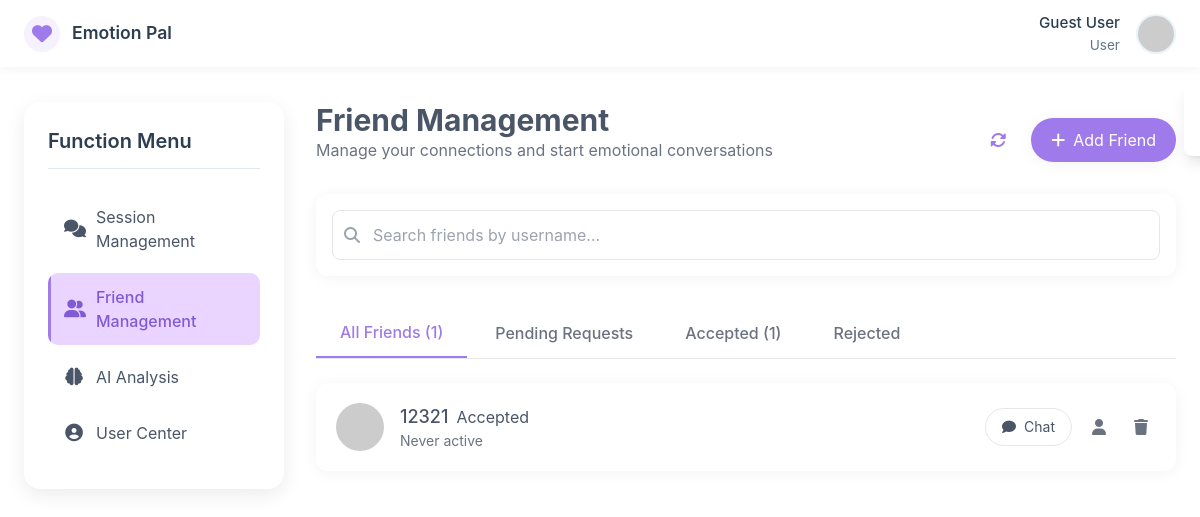
/friends_management (signed in), run on the app's committed database.
### models.py (models this page shows, shortened)
class FriendRelation(db.Model):
    __tablename__ = 'friend_relations'
    id = db.Column(db.Integer, primary_key=True)
    user_id = db.Column(db.Integer, db.ForeignKey('users.id'), nullable=False)
    friend_id = db.Column(db.Integer, db.ForeignKey('users.id'), nullable=False)
    status = db.Column(db.String(20), default='pending')  # pending/accepted/rejected
    created_at = db.Column(db.DateTime, default=lambda: datetime.now(UTC))
    session_id = db.Column(db.Integer, db.ForeignKey('chat_sessions.id'), nullable=True)
    user = db.relationship(
        'User',
        foreign_keys=[user_id],
        back_populates='friend_requests_sent',
        lazy=True
    )
    friend = db.relationship(
        'User',
        foreign_keys=[friend_id],
        back_populates='friend_requests_received',
        lazy=True
    )

class User(db.Model):
    __tablename__ = 'users'  # 显式指定表名（复数，避免歧义）
    id = db.Column(db.Integer, primary_key=True, autoincrement=True)
    username = db.Column(db.String(20), unique=True, nullable=False, comment='用户名（唯一）')
    password = db.Column(db.String(255), nullable=False, comment='加密后的密码')
    role = db.Column(db.String(10), nullable=False, default='user', comment='角色：admin/agent/user')
    email = db.Column(db.String(120), unique=True, nullable=True, comment='邮箱（可选，唯一）')
    phone = db.Column(db.String(11), unique=True, nullable=True, comment='手机号（可选，唯一）')
    real_name = db.Column(db.String(30), nullable=True, comment='真实姓名')
    avatar = db.Column(db.String(255), nullable=True, comment='头像URL')
    is_active = db.Column(db.Boolean, default=True, comment='是否激活（禁用/启用）')
    is_deleted = db.Column(db.Boolean, default=False, comment='软删除标记')
    created_at = db.Column(db.DateTime, default=lambda: datetime.now(UTC), comment='创建时间（UTC）')
    updated_at = db.Column(db.DateTime, default=lambda: datetime.now(UTC), onupdate=lambda: datetime.now(UTC),
                           comment='更新时间')
    last_login_at = db.Column(db.DateTime, nullable=True, comment='最后登录时间')
    initiated_chat_sessions = db.relationship(
        'ChatSession',
        foreign_keys='ChatSession.user_id',
        back_populates='initiator',
        lazy=True,
        cascade='all, delete-orphan'
    )
    handled_chat_sessions = db.relationship(
        'ChatSession',
        foreign_keys='ChatSession.agent_id',
        back_populates='handler',
        lazy=True,
        cascade='all, delete-orphan'
    )
    applied_appointments = db.relationship(
        'Appointment',
        foreign_keys='Appointment.user_id',
        back_populates='applicant',
        lazy=True
    )
    assigned_appointments = db.relationship(
        'Appointment',
        foreign_keys='Appointment.agent_id',
        back_populates='assigned_agent',
        lazy=True
    )
    friend_requests_sent = db.relationship(
        'FriendRelation',
        foreign_keys='FriendRelation.user_id',
        back_populates='user',
        lazy='dynamic',
        cascade='all, delete-orphan'
    )
    friend_requests_received = db.relationship(
        'FriendRelation',
        foreign_keys='FriendRelation.friend_id',
        back_populates='friend',
        lazy='dynamic',
        cascade='all, delete-orphan'
    )

### routes.py (the view)
    @app.route('/friends_management')
    def get_friends():
        current_user_id = session.get('user_id')
        if not current_user_id:
            return redirect('/login')
        friend_relations = FriendRelation.query.filter(
            db.or_(
                FriendRelation.user_id == current_user_id,
                FriendRelation.friend_id == current_user_id
            )
        ).all()
        friend_count = len(friend_relations)
        pending_count = len([r for r in friend_relations if r.status == 'pending'])
        accepted_count = len([r for r in friend_relations if r.status == 'accepted'])
        rejected_count = len([r for r in friend_relations if r.status == 'rejected'])
        return render_template(
            'friends_management.html',
            friend_relations=friend_relations,
            current_user_id=current_user_id,
            friend_count=friend_count,
            pending_count=pending_count,
            accepted_count=accepted_count,
            rejected_count=rejected_count
        )

### templates/friends_management.html (shortened to what this page needs)
<!DOCTYPE html>
<html lang="en">
<head>
    <script src="https://cdn.tailwindcss.com"></script>
    <link href="https://cdnjs.cloudflare.com/ajax/libs/font-awesome/6.4.0/css/all.min.css" rel="stylesheet">
</head>
<body class="bg-gradient-to-br from-accent-light to-accent-secondary text-text font-sans">
<nav class="main-nav" id="mainNav">
    <div class="nav-container">
        <a href="/dashboard" class="brand" aria-label="Emotion Pal Dashboard">
            <div class="brand-icon"><i class="fas fa-heart"></i></div>
            <div><div class="brand-name">Emotion Pal</div></div>
        </a>
        <div class="user-section">
            <div class="user-info">
                <div class="username">Guest User</div>
                <div class="user-role">User</div>
            </div>
            <div class="avatar-dropdown" id="avatarDropdown">
                <div class="user-avatar">
                    <img src="https://picsum.photos/id/64/40/40" alt="User avatar" class="avatar-img">
                </div>
            </div>
        </div>
    </div>
</nav>
<div class="main-container">
    <aside class="sidebar" aria-label="Function menu">
        <h3 class="sidebar-title">Function Menu</h3>
        <ul class="sidebar-menu" id="sidebarMenu">
            <li class="sidebar-menu-item">
                <a href="/session_management" class="sidebar-menu-link" aria-label="Session management">
                    <i class="fas fa-comments"></i><span>Session Management</span>
                </a>
            </li>
            <li class="sidebar-menu-item">
                <a href="/friends_management" class="sidebar-menu-link active" aria-current="page" aria-label="Friends management">
                    <i class="fas fa-user-friends"></i><span>Friend Management</span>
                </a>
            </li>
            <li class="sidebar-menu-item">
                <a href="/ai_analysis" class="sidebar-menu-link" aria-label="AI analysis">
                    <i class="fas fa-brain"></i><span>AI Analysis</span>
                </a>
            </li>
            <li class="sidebar-menu-item">
                <a href="/user_center" class="sidebar-menu-link" aria-label="User center">
                    <i class="fas fa-user-circle"></i><span>User Center</span>
                </a>
            </li>
        </ul>
    </aside>
    <div class="content-area">
        <main class="max-w-4xl mx-auto">
            <div class="flex flex-col md:flex-row justify-between items-start md:items-center mb-8 gap-4">
                <div>
                    <h2 class="text-2xl md:text-3xl font-bold">Friend Management</h2>
                    <p class="text-gray-500">Manage your connections and start emotional conversations</p>
                </div>
                <div class="flex items-center gap-3 self-end">
                    <button id="refreshPageBtn" class="refresh-btn" title="Refresh page">
                        <i class="fas fa-sync-alt"></i>
                    </button>
                    <button id="addFriendBtn" class="px-5 py-2.5 bg-accent text-white rounded-full hover:bg-accentDark shadow-soft transition-all-300 flex items-center gap-2">
                        <i class="fas fa-plus"></i> Add Friend
                    </button>
                </div>
            </div>
            <div class="bg-white rounded-xl shadow-soft p-4 mb-8">
                <div class="relative">
                    <input type="text" id="friendSearch" placeholder="Search friends by username..."
                           class="w-full pl-10 pr-4 py-3 border border-gray-200 rounded-lg focus:outline-none focus:ring-2 focus:ring-accent/30 focus:border-accent transition-all-300">
                    <i class="fas fa-search absolute left-3 top-1/2 -translate-y-1/2 text-gray-400"></i>
                </div>
            </div>
            <div class="border-b border-gray-200 mb-6">
                <div class="flex flex-wrap gap-1">
                    <button class="px-6 py-3 font-medium text-accent border-b-2 border-accent transition-all-300"
                            data-filter="all">
                        All Friends {% if friend_count %}({{ friend_count }}){% endif %}
                    </button>
                    <button class="px-6 py-3 font-medium text-gray-500 hover:text-accent hover:border-b-2 hover:border-accent/30 transition-all-300"
                            data-filter="pending">
                        Pending Requests {% if pending_count %}({{ pending_count }}){% endif %}
                    </button>
                    <button class="px-6 py-3 font-medium text-gray-500 hover:text-accent hover:border-b-2 hover:border-accent/30 transition-all-300"
                            data-filter="accepted">
                        Accepted {% if accepted_count %}({{ accepted_count }}){% endif %}
                    </button>
                    <button class="px-6 py-3 font-medium text-gray-500 hover:text-accent hover:border-b-2 hover:border-accent/30 transition-all-300"
                            data-filter="rejected">
                        Rejected {% if rejected_count %}({{ rejected_count }}){% endif %}
                    </button>
                </div>
            </div>
            <div class="space-y-4" id="friendList">
                {% if friend_relations %}
                    {% for relation in friend_relations %}
                        {% if relation.user_id == current_user_id %}
                            {% set friend = relation.friend %}
                            {% set is_my_request = True %}
                        {% else %}
                            {% set friend = relation.user %}
                            {% set is_my_request = False %}
                        {% endif %}
                        {% if friend %}
                        <div class="bg-white rounded-xl shadow-soft p-4 md:p-5 flex flex-col md:flex-row justify-between items-start md:items-center gap-4 hover:shadow-md transition-all-300"
                             data-status="{{ relation.status }}"
                             data-friend-id="{{ friend.id }}"
                             data-username="{{ friend.username }}"
                             data-ismine="{{ is_my_request }}">
                            <div class="flex items-center gap-4">
                                <img src="https://picsum.photos/id/{{ friend.id }}/64/64" alt="{{ friend.username }}"
                                     class="w-12 h-12 rounded-full object-cover" loading="lazy">
                                <div>
                                    <div class="flex items-center gap-2">
                                        <h3 class="font-medium text-lg">{{ friend.real_name or friend.username }}</h3>
                                        <span class="status-badge
                                            {% if relation.status == 'accepted' %}status-accepted{% endif %}
                                            {% if relation.status == 'rejected' %}status-rejected{% endif %}">
                                            {{ relation.status | capitalize }}
                                        </span>
                                    </div>
                                    <p class="text-sm text-gray-500">
                                        {% if relation.status == 'pending' %}
                                            {% if is_my_request %}
                                                Request sent: {{ relation.created_at.strftime('%Y-%m-%d') }}
                                            {% else %}
                                                Request received: {{ relation.created_at.strftime('%Y-%m-%d') }}
                                            {% endif %}
                                        {% else %}
                                            {% if friend.last_login_at %}
                                                Last active: {{ friend.last_login_at.strftime('%Y-%m-%d %H:%M') }}
                                            {% else %}
                                                Never active
                                            {% endif %}
                                        {% endif %}
                                    </p>
                                </div>
                            </div>
                            <div class="flex items-center gap-3 self-end md:self-auto">
                                {% if relation.status == 'accepted' %}
                                    <button class="px-4 py-2 border border-gray-200 rounded-full hover:bg-gray-50 transition-all-300 text-sm chat-btn"
                                            data-friend-id="{{ friend.id }}">
                                        <i class="fas fa-comment mr-1"></i> Chat
                                    </button>
                                    <button class="p-2 text-gray-500 hover:text-accent transition-all-300 view-profile-btn"
                                            title="View profile" data-friend-id="{{ friend.id }}">
                                        <i class="fas fa-user"></i>
                                    </button>
                                    <button class="p-2 text-gray-500 hover:text-red-500 transition-all-300 delete-friend-btn"
                                            title="Remove friend" data-friend-id="{{ friend.id }}">
                                        <i class="fas fa-trash"></i>
                                    </button>
                                {% endif %}
                            </div>
                        </div>
                        {% endif %}
                    {% endfor %}
                {% endif %}
            </div>
        </main>
    </div>
</div>
<div id="notification" class="fixed top-20 right-4 bg-white rounded-lg shadow-lg p-4 transform translate-x-full transition-transform duration-300 z-50 flex items-center gap-3 max-w-sm">
</div>
</body>
</html>

### data on the page
FriendRelation: status "Accepted", shows "Never active"
User: real_name+username "12321"

### other printed values
{{ friend_count }} "1"
{{ accepted_count }} "1"
